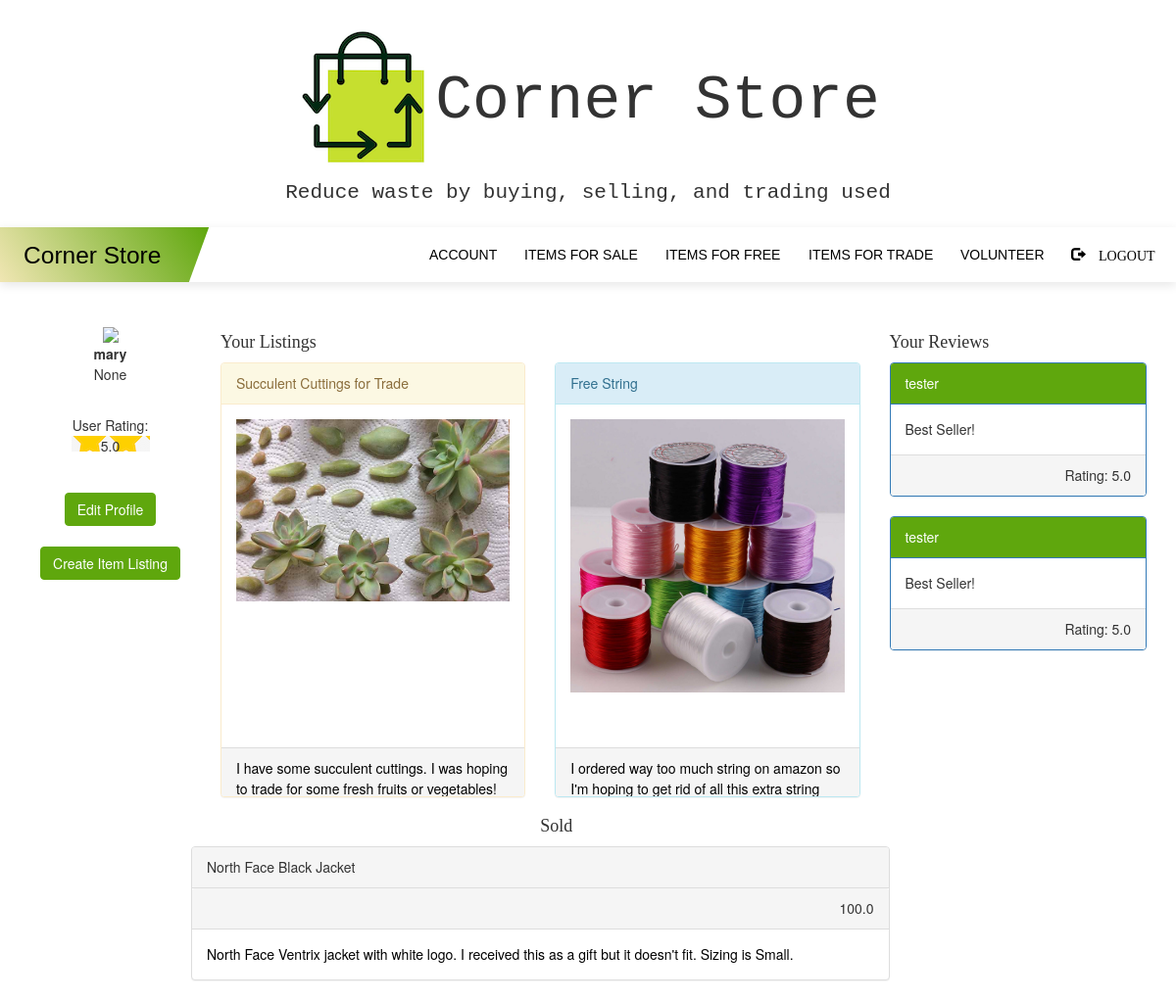
/profile (signed in), run on the app's committed database.
### myapp/models.py (models this page shows, shortened)
class User(UserMixin, db.Model):
    __tablename__ = 'users'
    id = db.Column(db.Integer, primary_key=True)
    username = db.Column(db.String(64), unique=True, index=True)
    email = db.Column(db.String(128), unique=True)
    password = db.Column(db.String(128))
    admin = db.Column(db.String(10))
    agency = db.Column(db.String(10))
    verified = db.Column(db.String(10))
    profile = db.relationship('Profile', backref='users', lazy='dynamic')
    listings = db.relationship('Listing', backref='users', lazy='dynamic')
    volunteer = db.relationship('Volunteer', backref='users', lazy='dynamic')
    bevolunteer = db.relationship('BeVolunteer', backref='users', lazy='dynamic')
    report = db.relationship('Report', backref='users', lazy='dynamic')
    review = db.relationship('Review', backref='users', lazy='dynamic')
    rating = db.relationship('Rating', backref='users', lazy='dynamic')

class Rating(db.Model):
    id = db.Column(db.Integer, primary_key=True)
    rating = db.Column(db.Float(3), default=None)
    user_id = db.Column(db.Integer, db.ForeignKey('users.id'))

class Listing(db.Model):
    id = db.Column(db.Integer, primary_key=True)
    image_file = db.Column(db.String(20),nullable=False,default='default.jpg')
    name = db.Column(db.String(64))
    description = db.Column(db.String(512))
    location = db.Column(db.Integer)
    agency = db.Column(db.String(128))
    warehouse = db.Column(db.Boolean, default=False)
    free = db.Column(db.Boolean, default=False)
    price = db.Column(db.Float, default=0.00)
    trade = db.Column(db.Boolean, default=False)
    user_id = db.Column(db.Integer, db.ForeignKey('users.id'))
    status = db.Column(db.String, default='For Sale')

class Review(db.Model):
    id = db.Column(db.Integer, primary_key=True)
    rating = db.Column(db.Float)
    name = db.Column(db.String)
    review = db.Column(db.String(256))
    user_id = db.Column(db.Integer, db.ForeignKey('users.id'))

### myapp/routes.py (the view)
@myapp_obj.route("/profile")
@login_required
def profile():
    username = current_user.username
    user_id = current_user.id
    agency = current_user.agency
    admin = current_user.admin
    if agency == 'True':
        return redirect('/agencyprofile')
    if admin == 'True':
        return redirect('/adminprofile')
    a = Review.query.filter(Review.user_id==current_user.id).all()
    rating = Rating.query.filter(user_id==current_user.id).first()
    listings = Listing.query.filter(Listing.user_id==user_id)
    count = Listing.query.filter(Listing.user_id==user_id).count()
    sold = Listing.query.filter(Listing.user_id==user_id and Listing.status=='Sold').count()
    return render_template('profile.html', username = username, agency=agency, listings=listings, count=count, sold=sold, user=current_user, a=a, rating=rating)

### myapp/models.py (called while the page is built)
@login.user_loader
def load_user(id):
    return User.query.get(int(id))

### myapp/templates/profile.html (shortened to what this page needs)
{% extends "base.html" %}
{% block content %}
<br><br>
<div class="container rounded bg-white mt-2 mb-2">
    <div class="row">
        <div class="col-md-2 border-right">
            <div class="d-flex flex-column align-items-center text-center p-3 py-5">
                <img class="rounded-circle mt-5" width="150px" src="https://st3.depositphotos.com/15648834/17930/v/600/depositphotos_179308454-stock-illustration-unknown-person-silhouette-glasses-profile.jpg">
                <br> <center><strong><span class="font-weight-bold"> {{ username }}</span></strong>
                   <p> {{ agency }}</p>
                <br><span> User Rating: </span><span class="stars">{{rating.rating}}</span>
<br><br>
                <span><a href="/editprofile"> <button type="button" class="btn btn-primary">Edit Profile</button> </a></span><br><br>
                <span><a href="/createlisting"><button type="button" class="btn btn-primary">Create Item Listing</button></a></span>
            </center>
            </div>
        </div>
        <div class="col-md-7 border-right">
            <div class="p-3 py-5">
                <h4 style='font-family: Monaco;'>Your Listings</h4>
                <div class="row mt-2">
                  {% if count > 0 %}
                    {% for i in listings %}
                    <div class="col-sm-6">
                        {% if i.status == 'For Sale' %}
                        <a href="/managelistings/{{i.id}}">
                          {% if i.price > 0.0 %}
                              <div class="panel panel-success">
                                  <div class="panel-heading">{{ i.name }}</div>
                                  <div class="panel-body" style="height:350px;overflow-y: scroll;"><img src="/static/listing_pics/{{i.image_file}}" class="img-responsive" style="width:100%" alt="Image"></div>
                                  <div class="panel-footer" style="height: 50px;overflow-y: scroll;">{{ i.description }}</div>
                            </div>
                            {% elif i.free %}
                            <div class="panel panel-info">
                                <div class="panel-heading">{{ i.name }}</div>
                                <div class="panel-body" style="height:350px;overflow-y: scroll;"><img src="/static/listing_pics/{{i.image_file}}" class="img-responsive" style="width:100%" alt="Image"></div>
                                <div class="panel-footer" style="height: 50px;overflow-y: scroll;">{{ i.description }}</div>
                          </div>
                          {% else %}
                          <div class="panel panel-warning">
                              <div class="panel-heading">{{ i.name }}</div>
                              <div class="panel-body" style="height:350px;overflow-y: scroll;"><img src="/static/listing_pics/{{i.image_file}}" class="img-responsive" style="width:100%" alt="Image"></div>
                              <div class="panel-footer" style="height: 50px;overflow-y: scroll;">{{ i.description }}</div>
                        </div>
                        {% endif %}
                          </div>
                        {% endif %}
                    {% endfor %}
                    {% else %}
                    <div class='well'>
                    <p> None </p>
                  </div>
                    {% endif %}
                  </div>
                    <h4 style='font-family: Monaco;'>Sold</h4>
                    <div class="row mt-2">
                    {% if sold > 0 %}
                    {% for i in listings %}
                        {% if i.status == 'Sold' %}
                        <a href="/managelistings/{{i.id}}">
                        <div class="panel panel-default">
                          <div class="panel-heading">
                            <div class="col">{{ i.name }}</div>
                        </div>
                        <div class="panel-heading">
                                <div class='col', style="text-align:right">
                            {% if i.price==0.00 %}
                                Free
                            {% else %}
                                {{i.price }}
                            {% endif %}
                        </div>
                    </div>
                          <div class="panel-body">
                            {{ i.description }} </div>
                        </div>
                    </a>
                        {% endif %}
                    {% endfor %}
                    {% else %}
                    <div class='well'>
                    <p> None </p>
                  </div>
                    {% endif %}
                </div>
            </div>
        </div>
    </div>
<div class="col-md-3 border-left">
  <h4 style='font-family: Monaco;'>Your Reviews</h4>
<div class="plzwork" style="overflow-y:auto; height:300px">
  {% for x in a %}
  <div class="p-3 py-5">
    <div class="panel panel-primary">
      <div class="panel-heading" style="background-color:#5fa70d">{{ x.name }}</div>
      <div class="panel-body">{{x.review}}</div>
      <div class="panel-footer" style="text-align:right; backgroud-color:white;">Rating: {{ x.rating }}</div>
</div>
</div>
{% endfor %}
</div>
</div>
</div>
</div>
</div>
{% endblock %}

### myapp/static/nav.css (style rules this page uses)
button { background: none; box-shadow: none; border: none; cursor: pointer; }
html { scroll-behavior: smooth; }
body { line-height: 1.5em; padding: 0; margin: 0; }
a:link, a:visited, a:active { text-decoration: none; color: black; }
.btn-primary { color: #fff; background-color: #5fa70d; border-color: #5fa70d; }
span.stars, span.stars span { display: block; background: url('images/stars.png') 0 -16px repeat-x; width: 80px; height: 16px; }

### myapp/templates/base.html (style rules this page uses)
img { max-width: 100%; max-height: 100%; }

### data on the page
User: username "mary"
Rating: rating "5.0"
Listing: name "Succulent Cuttings for Trade", image_file (picture), description "I have some succulent cuttings. I was hoping to trade for some fresh fruits or vegetables!"
Listing: name "Free String", image_file (picture), description "I ordered way too much string on amazon so I'm hoping to get rid of all this extra string…"
Listing: name "North Face Black Jacket", price "100.0", description "North Face Ventrix jacket with white logo. I received this as a gift but it doesn't fit. Sizing is Small."
Review: name "tester", review "Best Seller!", rating "5.0"
Review: name "tester", review "Best Seller!", rating "5.0"

### other printed values
{{ agency }} "None"
